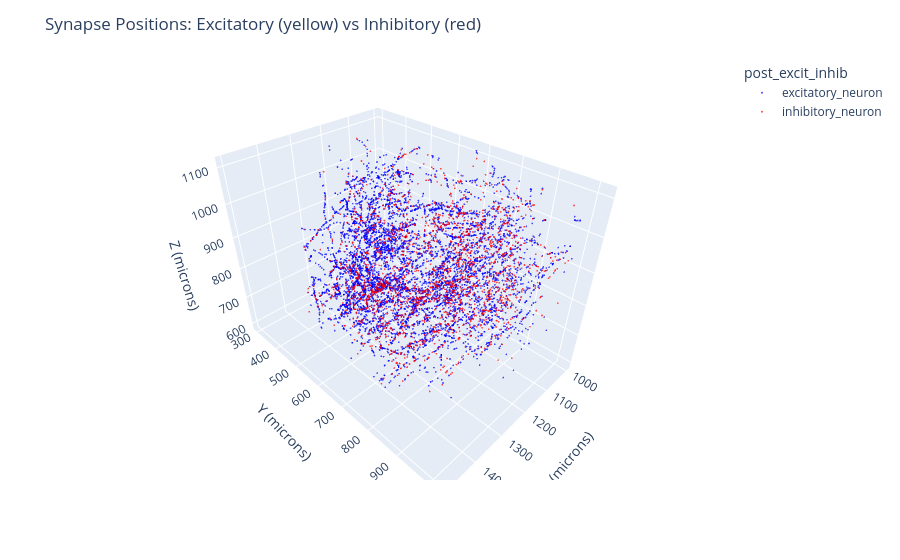

The notebook cell this image was saved under:
### Code cell
#3.4 Separate color for excitatory vs inhibitory synapse.

# Expand positions into x, y, z
synapse_delay_df[['x', 'y', 'z']] = pd.DataFrame(
    synapse_delay_df['pre_pt_position'].tolist(),
    index=synapse_delay_df.index
)

# Filter by X range
x_min, x_max = 1000, 1500
filtered_x_df = synapse_delay_df[
    (synapse_delay_df['x'] >= x_min) & (synapse_delay_df['x'] <= x_max)
]

# Remove unknown synapses
filtered_x_df = filtered_x_df[
    filtered_x_df['post_excit_inhib'].isin(['excitatory_neuron', 'inhibitory_neuron'])
]

# Define custom colors for the two classes
color_map = {
    "excitatory_neuron": "blue",
    "inhibitory_neuron": "red"
}

# Make plot
fig = px.scatter_3d(
    filtered_x_df,
    x="x", y="y", z="z",
    color="post_excit_inhib",
    color_discrete_map=color_map,
    opacity=0.7,
    size_max=2
)

fig.update_traces(marker=dict(size=1))
fig.update_layout(
    scene=dict(
        xaxis_title="X (microns)",
        yaxis_title="Y (microns)",
        zaxis_title="Z (microns)"
    ),
    title="Synapse Positions: Excitatory (yellow) vs Inhibitory (red)"
)

fig.show()

### Figure 1 — Plotly figure (JSON) as saved in the notebook; plotly's stock layout.template omitted (floating-point values rounded to 4 significant figures; data arrays with more than 128 entries replaced by an {"elided": "..."} marker saying what was removed)
{"data": [{"hovertemplate": "post_excit_inhib=excitatory_neuron<br>x=%{x}<br>y=%{y}<br>z=%{z}<extra></extra>", "legendgroup": "excitatory_neuron", "marker": {"color": "blue", "opacity": 0.7, "size": 1, "symbol": "circle"}, "mode": "markers", "name": "excitatory_neuron", "scene": "scene", "showlegend": true, "type": "scatter3d", "x": {"elided": "6534 float values"}, "y": {"elided": "6534 float values"}, "z": {"elided": "6534 float values"}}, {"hovertemplate": "post_excit_inhib=inhibitory_neuron<br>x=%{x}<br>y=%{y}<br>z=%{z}<extra></extra>", "legendgroup": "inhibitory_neuron", "marker": {"color": "red", "opacity": 0.7, "size": 1, "symbol": "circle"}, "mode": "markers", "name": "inhibitory_neuron", "scene": "scene", "showlegend": true, "type": "scatter3d", "x": {"elided": "2210 float values"}, "y": {"elided": "2210 float values"}, "z": {"elided": "2210 float values"}}], "layout": {"legend": {"title": {"text": "post_excit_inhib"}, "tracegroupgap": 0}, "margin": {"t": 60}, "scene": {"domain": {"x": [0, 1], "y": [0, 1]}, "xaxis": {"title": {"text": "X (microns)"}}, "yaxis": {"title": {"text": "Y (microns)"}}, "zaxis": {"title": {"text": "Z (microns)"}}}, "title": {"text": "Synapse Positions: Excitatory (yellow) vs Inhibitory (red)"}}}
